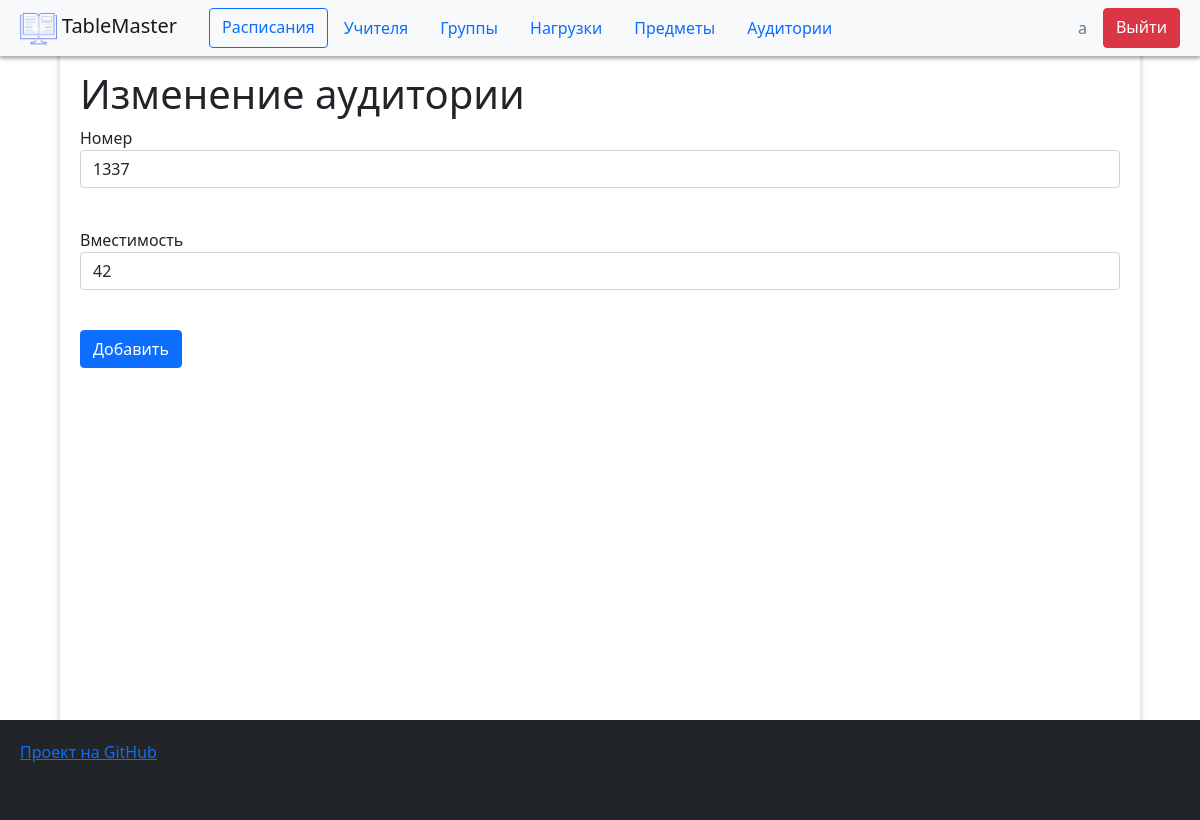
The app's page /audit/2 (signed in) with its own data.
### data/user.py (models this page shows, shortened)
class User(SqlAlchemyBase, UserMixin):
    __tablename__ = 'user'
    id = sqlalchemy.Column(sqlalchemy.Integer, primary_key=True, autoincrement=True)
    name = sqlalchemy.Column(sqlalchemy.String, nullable=True)
    email = sqlalchemy.Column(sqlalchemy.String, unique=True)
    hashed_password = sqlalchemy.Column(sqlalchemy.String, nullable=True)

### data/audit.py (models this page shows)
class Audit(SqlAlchemyBase):
    __tablename__ = 'audit'
    id = sqlalchemy.Column(sqlalchemy.Integer, primary_key=True, autoincrement=True)
    number = sqlalchemy.Column(sqlalchemy.Integer, nullable=True)
    feature = sqlalchemy.Column(sqlalchemy.String, nullable=True)
    volume = sqlalchemy.Column(sqlalchemy.Integer, nullable=True)

### main.py (the view)
@app.route('/audit/<int:id>', methods=['GET', 'POST'])
@login_required
def edit_audit(id):
    form = AuditForm()
    base = db_session.create_session()
    if flask.request.method == 'GET':
        load = base.query(Audit).get(id)
        form.number.data = load.number
        form.volume.data = load.volume
    if form.validate_on_submit():
        audit = base.query(Audit).get(id)
        audit.number = form.number.data
        audit.volume = form.volume.data
        base.commit()
        return redirect('/audit_list')
    return render_template('audit.html', title='Изменение аудитории', form=form)

### data/forms.py
class AuditForm(FlaskForm):
    number = IntegerField('Номер', validators=[DataRequired()])
    volume = IntegerField('Вместимость', validators=[DataRequired()])
    submit = SubmitField('Добавить')

### data/db_session.py (called while the page is built)
def create_session() -> Session:
    global __factory
    return __factory()

### main.py (called while the page is built)
@lm.user_loader
def load_user(user_id):
    db_sess = db_session.create_session()
    return db_sess.query(User).get(user_id)

### templates/audit.html (shortened to what this page needs)
{% extends "base.html" %}
{% block content %}
<h1>{{ title }}</h1>
<form method="post" class="">
    {% for field in form %}
        {% if loop.index not in [3, 4] %}
            <p>
                {{ field.label }}<br>
                {{ field(class="form-control") }}<br>
            </p>
        {% endif %}
    {% endfor %}
    <p>{{ form.submit(type="submit", class="btn btn-primary") }}</p>
</form>
{% endblock %}

### templates/base.html (shortened to what this page needs)
<!DOCTYPE html>
<html lang="ru">
<head>
    <link rel="stylesheet" type="text/css"
    href="/static/css/style.css" />
    <link rel="stylesheet"
    href="https://cdn.jsdelivr.net/npm/bootstrap@5.0.0-beta1/dist/css/bootstrap.min.css"
>
</head>
<body>
	<div id="Header" class="fixed-top">
		<nav class="navbar navbar-expand-lg navbar-light bg-light">
			<a class="navbar-brand" style="padding: 0; margin-right: 2rem;" href="/">
				<img src="/static/img/icon.png" style="height: 33px;">
				TableMaster
			</a>
			<div class="collapse navbar-collapse justify-content-between" id="phoneCollapsed">
				{% if current_user.is_authenticated %}
					<div style="display: flex; overflow: auto;">
						<a class="btn btn-outline-primary" href="/timetable_list">Расписания</a>
						<a class="nav-link" href="/teacher_list">Учителя</a>
						<a class="nav-link" href="/group_list">Группы</a>
						<a class="nav-link" href="/charge_list">Нагрузки</a>
						<a class="nav-link" href="/subject_list">Предметы</a>
						<a class="nav-link" href="/audit_list">Аудитории</a>
					</div>
					<div style="display: flex;">
						<a class="nav-link text-secondary">{{ current_user.name }}</a>
						<a class="btn btn-danger" href="/logout">Выйти</a>
					</div>
				{% else %}
					<div style="display: flex;"></div>
					<div style="display: flex;">
						<a class="btn btn-primary" href="/register">Зарегистрироваться</a>
						<a class="btn btn-outline-primary" style="margin-left: 1rem;" href="/login">Войти</a>
					</div>
				{% endif %}
			</div>
		</nav>
	</div>
	<div id="Content">
		{% block content %} {% endblock %}
	</div>
	<div id="Footer" class="bg-dark text-white">
		<a href="https://github.com/ddkhugaev/TableMaster" target="_blank">Проект на GitHub</a>
	</div>
</body>
</html>

### static/css/style.css (style rules this page uses)
#Header { box-shadow: 0px 3px 3px rgba(0, 0, 0, 0.3); }
.navbar { padding-right: 20px; padding-left: 20px; }
#Content { width: 90vw; padding: 20px; padding-top: 70px; margin: auto; box-shadow: 0px 0px 3px 3px rgba(0, 0, 0, 0.1); min-height: 90vh; }
#Footer { position: relative; height: 100px; padding: 20px; }

### records on screen
User: name "a"
Audit: number "1337" "42"

### other values on screen
{{ title }} "Изменение аудитории"
{{ field.label }} "Номер" "Вместимость"
